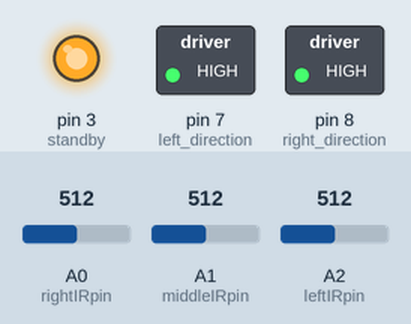
The sketch below on a simulated Arduino Uno, built with avr-gcc and run on an emulated ATmega328P. Shown: switched loads named in the sketch (green lamp = pin HIGH), output pins drawn as LEDs (lit = HIGH). The test bench sets the inputs (shaded band); at power-on: A0 (rightIRpin) = 512, A1 (middleIRpin) = 512, A2 (leftIRpin) = 512. Pins used as bus, display or sensor lines are not drawn; what the sketch prints to the serial monitor is not drawn.

Above: at 0.2 s.
Timing chart, 0 to 1.7 s (numbered marks = the images above):
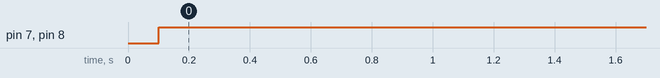

The sketch:

Line_Tracking_Code_V2.ino
```cpp
/*
  Line Tracking Example for ELEGOO Smart Robot Car Kit V4.0
  ---------------------------------------------------------
  This code enables the robot to follow a black line on a light surface using three IR sensors.
  The robot uses sensor readings to adjust its movement and stay on the line, demonstrating basic sensor-based navigation.

  For K-12 microelectronics and robotics workshops.
  Robot platform: https://us.elegoo.com/products/elegoo-smart-robot-car-kit-v-4-0

  Hardware Connections:
    - Left IR Sensor:    A2
    - Middle IR Sensor:  A1
    - Right IR Sensor:   A0
    - Motor driver and other connections as in ELEGOO V4.0 examples

  How it works:
    - Each IR sensor returns a value: high value = sees dark (line), low value = sees light (floor)
    - If the middle sensor is on the line, the robot moves straight.
    - If only the left or right sensor is on the line, the robot turns to correct its path.
    - If no sensor sees the line, the robot spins in the last known direction to search for the line.

  Workshop Use:
    - Use this code to illustrate how robots can sense their environment and make decisions.
    - Open Serial Monitor to view real-time sensor readings.

  Dependencies:
    - Standard Arduino libraries only.
*/

// Sensor Pins
const int leftIRpin= A2;
const int middleIRpin = A1;
const int rightIRpin = A0;

// Motor Control Pins
const int standby = 3;
const int right_power = 5;
const int right_direction = 8;
const int left_power = 6;
const int left_direction = 7;

// Control Variables
int memory = 0; // +1 = right, -1 = left
int threshold = 500;
int baseSpeed = 75;
int searchSpeed = 75;
int turnSpeed = 125;

void setup() {
  // Initialize serial communication and motor driver pins
  Serial.begin(9600);
  pinMode(standby, OUTPUT);
  digitalWrite(standby, HIGH);
  pinMode(right_power, OUTPUT);
  pinMode(right_direction, OUTPUT);
  pinMode(left_power, OUTPUT);
  pinMode(left_direction, OUTPUT);
}

void loop() {
  delay(100);
  // Read sensor values
  int L_IR = analogRead(leftIRpin);
  int R_IR = analogRead(rightIRpin);
  int M_IR = analogRead(middleIRpin);

  // Determine if each sensor is on the line
  bool leftOnLine = (L_IR > threshold);
  bool rightOnLine = (R_IR  > threshold);
  bool middleOnLine = (M_IR  > threshold);

  // Decision logic for line tracking
  if (middleOnLine){
    moveForward(baseSpeed, baseSpeed);
  }
  else if (rightOnLine){
    moveForward(turnSpeed, baseSpeed);
    memory = 1;
  }
  else if (leftOnLine){
    moveForward(baseSpeed, turnSpeed);
    memory = -1;
  }
  else {
    // If line is lost, spin in last known direction
    if (memory==1){
      spinRight();
    }
    else if (memory==-1){
      spinLeft();
    }
  }

  // Print sensor readings for debugging
  Serial.print("Left:");
  Serial.print(L_IR);
  Serial.print("   ||   Middle:");
  Serial.print(M_IR);
  Serial.print("   ||   Right:");
  Serial.println(R_IR);
}

// Move both motors forward with independent speeds
void moveForward(int leftSpeed, int rightSpeed) {
  digitalWrite(left_direction, HIGH);
  digitalWrite(right_direction, HIGH);
  analogWrite(right_power, rightSpeed);
  analogWrite(left_power, leftSpeed);
}

// Spin in place to the right (search for line)
void spinRight() {
  digitalWrite(left_direction, LOW);
  digitalWrite(right_direction, HIGH);
  analogWrite(right_power, searchSpeed);
  analogWrite(left_power, searchSpeed);
}

// Spin in place to the left (search for line)
void spinLeft() {
  digitalWrite(left_direction, HIGH);
  digitalWrite(right_direction, LOW);
  analogWrite(right_power, searchSpeed);
  analogWrite(left_power, searchSpeed);
}
```

Measured:
- by itself, pin 7 (left_direction), pin 8 (right_direction): LOW → HIGH at 0.10 s
